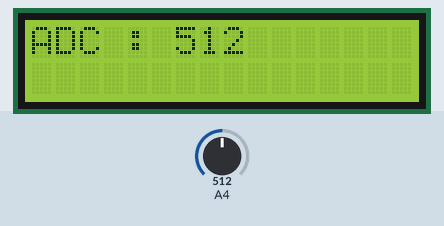
A sketch run on a simulated Arduino Uno, built with avr-gcc and run on an emulated ATmega328P. Parts: 16×2 character LCD. The inputs (shaded band) are chosen by the test bench; at power-on: A4 = 512. What the sketch prints to the serial monitor is not drawn.

Above: at 0.8 s.
0.9 s: A4 set to 108
At 2.0 s:
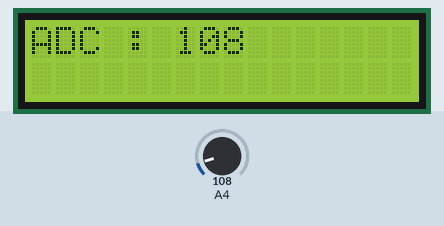
2.6 s: A4 set to 93
At 3.46 s:
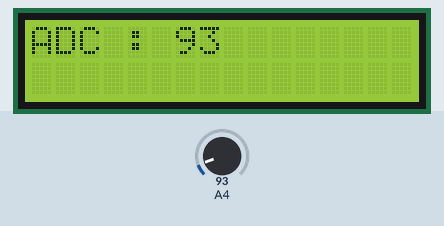
5.6 s: A4 set to 122
At 6.5 s:
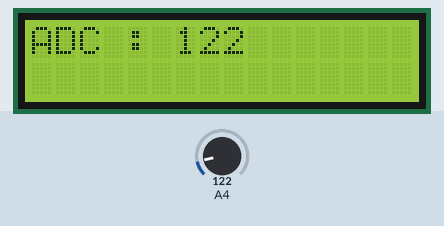
7.3 s: A4 set to 0
Timing chart, 0 to 10.3 s (numbered marks = the images above; inputs shaded):
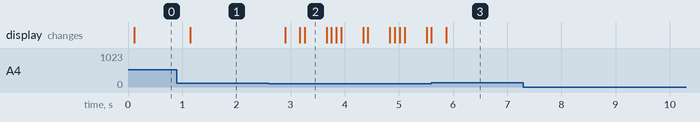

The sketch:

arduino_FreeRTOs_ADC_to_LCD.ino
```cpp
#include <Arduino_FreeRTOS.h>
#include <queue.h>
#include<LiquidCrystal.h> // include LCD library function
LiquidCrystal lcd (7,6,5,4,3,2); //RS, E, D4, D5, D6, D7
QueueHandle_t xQueue;
void setup()
{
  Serial.begin(9600);
  lcd.begin(16, 2);
  xQueue = xQueueCreate( 5, sizeof( int ) );
if( xQueue != NULL )
{
xTaskCreate( AdcTask, "Sender", 240, NULL, 1, NULL );
xTaskCreate( LcdTask, "Receiver", 240, NULL, 2, NULL );
vTaskStartScheduler();
}
else
{
/* The queue could not be created. */
}

}

void loop()
{
  // put your main code here, to run repeatedly:

}

void AdcTask( void * pvParameters )
{


for( ;; )
{
 int adc_value;
adc_value = analogRead(A4);
xQueueSend( xQueue, &adc_value, portMAX_DELAY ==pdPASS);
Serial.print( "AdcTask = ");
Serial.println(adc_value);
//vTaskDelay(100);

}
}


void LcdTask( void *pvParameters )
{
int ReceivedValue = 0;
for( ;; )
{

if (xQueueReceive( xQueue, &ReceivedValue, portMAX_DELAY ) == pdPASS)
{
Serial.print( "Received = ");
Serial.println(ReceivedValue);
lcd.clear();
lcd.setCursor(0, 0);
lcd.print("ADC : ");
lcd.setCursor(6, 0);
lcd.print(ReceivedValue);
}
taskYIELD();
}
}
```

Measured:
- after the input at 0.9 s, the display: changes after 0.25 s (image 1)
- after the input at 2.6 s, the display: changes after 0.30 s (image 2)
- after the input at 5.6 s, the display: changes after 0.27 s (image 3)
- what the display in image 2 shows lasts 0.4 s, from 3.3 s to 3.7 s
